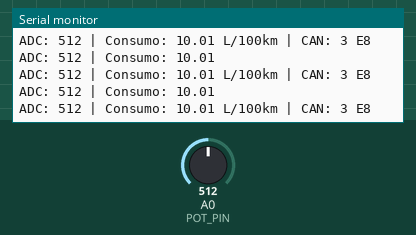
Simulated run of this sketch. Board: Arduino Nano, built with avr-gcc and run on an emulated ATmega328P. Shown: the last lines printed to the serial monitor. The inputs (shaded band) are chosen by the test bench; at power-on: A0 (POT_PIN) = 512.

Above: at 1.3 s.
1.4 s: A0 (POT_PIN) set to 716
At 1.82 s:
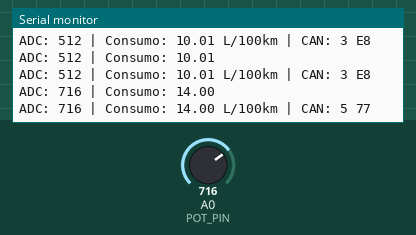
3.5 s: A0 (POT_PIN) set to 900
At 3.83 s:
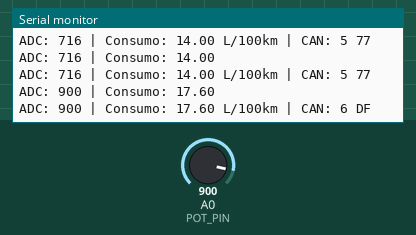
5.5 s: A0 (POT_PIN) set to 1023
At 5.84 s:
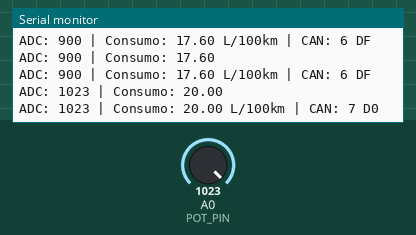
7.5 s: A0 (POT_PIN) set to 122
At 7.85 s:
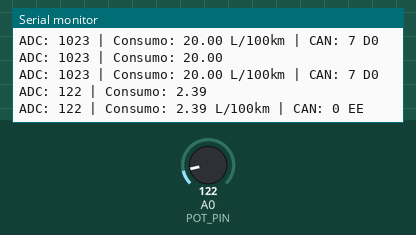
Timing chart, 0 to 10.5 s (numbered marks = the images above; inputs shaded):
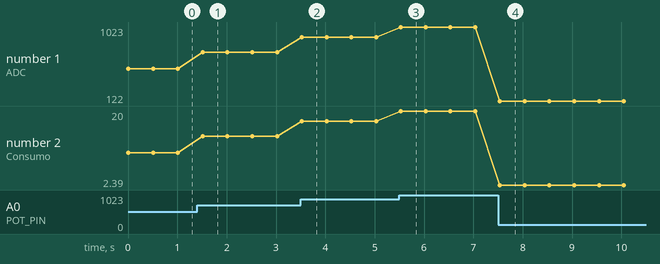

The sketch:

nano_coche.ino
```cpp
#include <SPI.h>
#include <mcp_can.h>

// ===========================
// PINES
// ===========================

#define POT_PIN A0
#define CAN_CS_PIN 10

// ===========================
// MCP2515
// ===========================

MCP_CAN CAN(CAN_CS_PIN);

// ===========================
// SETUP
// ===========================

void setup() {
  Serial.begin(115200);

  Serial.println("Iniciando Arduino Nano...");
  Serial.println("Iniciando MCP2515...");

  // IMPORTANTE:
  // MCP_8MHZ si tu modulo MCP2515 lleva cristal de 8 MHz
  // MCP_16MHZ si lleva cristal de 16 MHz

  if (CAN.begin(MCP_ANY, CAN_500KBPS, MCP_8MHZ) == CAN_OK) {
    Serial.println("MCP2515 iniciado correctamente");
  } else {
    Serial.println("ERROR iniciando MCP2515");

    while (1) {
      delay(1000);
    }
  }

  // Modo normal: permite transmitir
  CAN.setMode(MCP_NORMAL);

  Serial.println("CAN a 500 kbps");
  Serial.println("Listo");
}

// ===========================
// LOOP
// ===========================

void loop() {

  // Leer potenciometro
  int valorADC = analogRead(POT_PIN);

  // Convertir 0-1023 a 0-20 L/100km
  float consumo = valorADC * 20.0 / 1023.0;

  //DEBUG
  Serial.print("ADC: ");
  Serial.print(valorADC);

  Serial.print(" | Consumo: ");
  Serial.println(consumo, 2);

  // Multiplicamos por 100:
  //
  // 5.43 L/100km -> 543
  //
  uint16_t consumoCAN = (uint16_t)(consumo * 100.0);

  // Separar uint16_t en dos bytes
  byte data[2];

  data[0] = (consumoCAN >> 8) & 0xFF;
  data[1] = consumoCAN & 0xFF;

  // ID CAN = 0x100
  byte resultado = CAN.sendMsgBuf(
    0x100,      // ID
    0,          // 0 = ID estandar
    2,          // longitud
    data
  );

  if (resultado == CAN_OK) {

    Serial.print("ADC: ");
    Serial.print(valorADC);

    Serial.print(" | Consumo: ");
    Serial.print(consumo, 2);

    Serial.print(" L/100km");

    Serial.print(" | CAN: ");

    Serial.print(data[0], HEX);
    Serial.print(" ");
    Serial.println(data[1], HEX);

  } else {

    Serial.println("ERROR enviando CAN");
  }

  delay(500);
}
```

Measured:
- after the input at 1.4 s, the serial monitor: prints a new line after 0.11 s (image 1)
- after the input at 3.5 s, the serial monitor: prints a new line at once (image 2)
- after the input at 5.5 s, the serial monitor: prints a new line at once (image 3)
- after the input at 7.5 s, the serial monitor: prints a new line at once (image 4)
- plotted number 1: 512 → 716 after the input at 1.4 s, 716 → 900 after the input at 3.5 s, 900 → 1023 after the input at 5.5 s, 1023 → 122 after the input at 7.5 s
- plotted number 2: 10.01 → 14 after the input at 1.4 s, 14 → 17.6 after the input at 3.5 s, 17.6 → 20 after the input at 5.5 s, 20 → 2.39 after the input at 7.5 s
